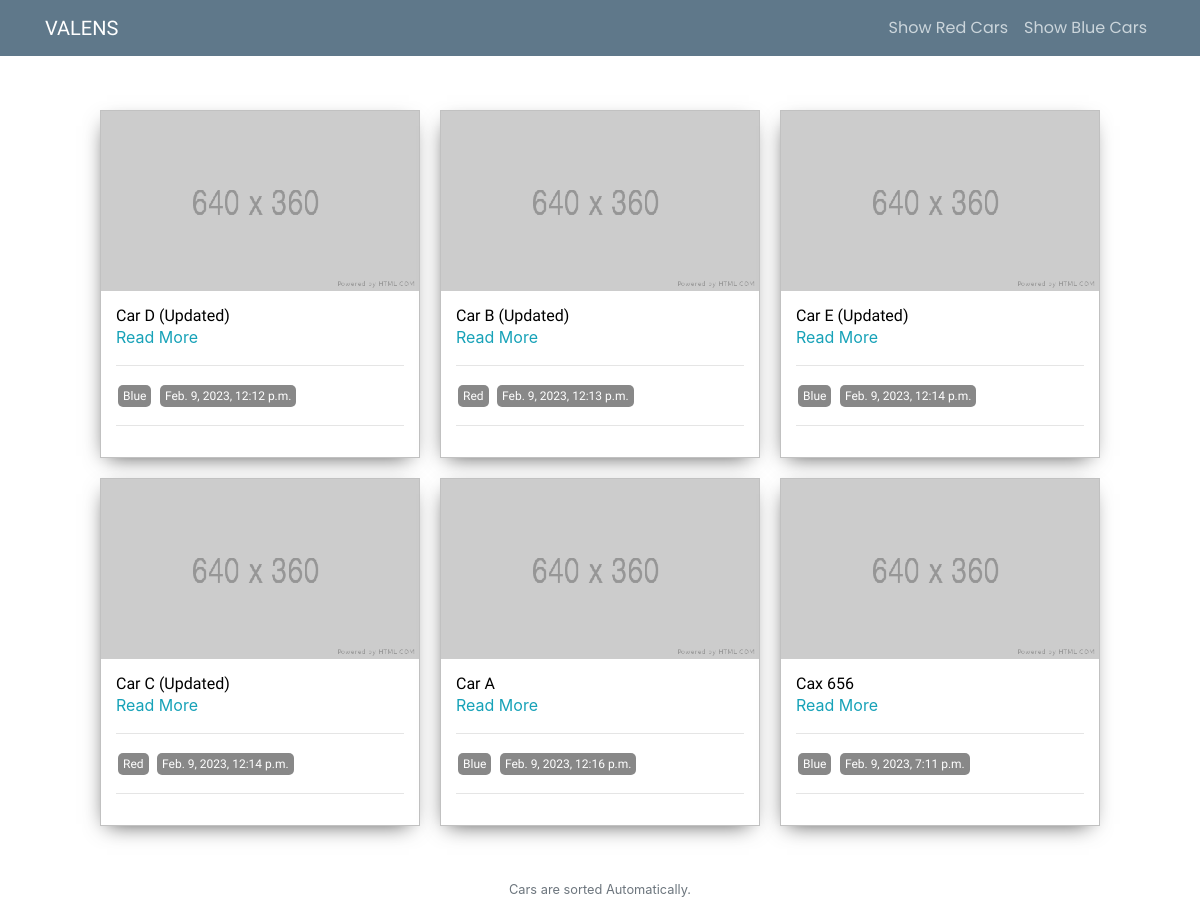
The app's page /cars-list/ with its own data.
### ECar/models.py (models this page shows, shortened)
class Car(models.Model):
    car_name = models.CharField(max_length=50)
    car_model = models.CharField(max_length=200)
    car_description = models.TextField(max_length=200)
    car_color = models.ForeignKey(CarColor, on_delete=models.CASCADE)
    car_image = models.ImageField(null=True, blank=True, upload_to='media', default='imageholder.png')
    date_manufactured = models.DateTimeField(auto_now_add=True)
    class Meta:
        ordering = ['date_manufactured']

class CarColor(models.Model):
    colors = models.CharField(max_length=50)
    def __str__(self) -> str:
        return self.colors

### ECar/views.py (the view)
# urls.py: path('cars-list/', views.CarsList.as_view(), name='cars_list'),
class CarsList(ListView):
    model = Car
    template_name = 'html/cars.html'
    context_object_name = 'cars'

### ECar/templates/html/cars.html (shortened to what this page needs)
{% extends 'html/main.html' %}
{% load static %}
{% block content %}
    <div class='main-container'>
        <div class='post-wrapper'>
            {% for car in cars %}
                <div>
                    <div class='post'>
                        <img class='thumbnail' src="{{ car.car_image.url }}" alt="">
                        <div class='post-preview'>
                            <h6 class='post-title'>{{ car.car_name }}</h6>
                            <a href="{% url 'car_detail' car.id %}">Read More</a>
                            <hr>
                                <span class='tag'>{{ car.car_color }}</span>
                                <span class='tag'>{{ car.date_manufactured }}</span>
                            <hr>
                        </div>
                    </div>
                </div>
                {% empty %}
                    <h5>No Cars Available Right Now ...</h5>
            {% endfor %}
        </div>
        <small class="form-text text-muted" align='center'>Cars are sorted Automatically.</small>
    </div>
{% endblock content %}

### ECar/static/css/default.css (style rules this page uses)
:root { --mainColor:#eaeaea; --secondaryColor:#fff; --borderColor:#c1c1c1; --mainText:black; --secondaryText:#4b5156; --themeDotBorder:#24292e; --previewBg:rgb(251, 249, 243, 0.8); --previewShadow:#f0ead6; --buttonColor:black; }
html, body { padding: 0; margin: 0; scroll-behavior: smooth; }
body * { transition: 0.3s; }
h1, h2, h3, h4, h5, h6, span, strong { font-family: 'Russo One', sans-serif; font-weight: 500; }
a { text-decoration: none; color:#17a2b8; }
h6 { font-size: 16px; }
.main-container { width: 1200px; margin: 20px auto; }
.post-wrapper { display: grid; grid-template-columns: repeat(auto-fit, 320px); gap:20px; justify-content: center; padding-bottom: 50px; padding-top: 50px; }
.post { border:1px solid var(--borderColor); -webkit-box-shadow: -2px 7px 21px -9px rgba(0,0,0,0.75); -moz-box-shadow: -2px 7px 21px -9px rgba(0,0,0,0.75); box-shadow: -2px 7px 21px -9px rgba(0,0,0,0.75); }
.tag { display: inline-block; color: #fff; background-color: #888; border-radius: 5px; margin: 2px; padding: 2px 5px; font-size: 12px; }
.thumbnail { display: block; width: 100%; height:180px; object-fit: cover; }
.post-preview { background-color: #fff; padding:15px; }
.post-title { color:black; margin: 0; }
@media screen and (max-width: 1200px) { .main-container { width: 95%; } }

### records on screen
Car: car_image (picture), car_name "Car D (Updated)", car_color "Blue", date_manufactured "Feb. 9, 2023, 12:12 p.m."
Car: car_image (picture), car_name "Car B (Updated)", car_color "Red", date_manufactured "Feb. 9, 2023, 12:13 p.m."
Car: car_image (picture), car_name "Car E (Updated)", car_color "Blue", date_manufactured "Feb. 9, 2023, 12:14 p.m."
Car: car_image (picture), car_name "Car C (Updated)", car_color "Red", date_manufactured "Feb. 9, 2023, 12:14 p.m."
Car: car_image (picture), car_name "Car A", car_color "Blue", date_manufactured "Feb. 9, 2023, 12:16 p.m."
Car: car_image (picture), car_name "Cax 656", car_color "Blue", date_manufactured "Feb. 9, 2023, 7:11 p.m."
